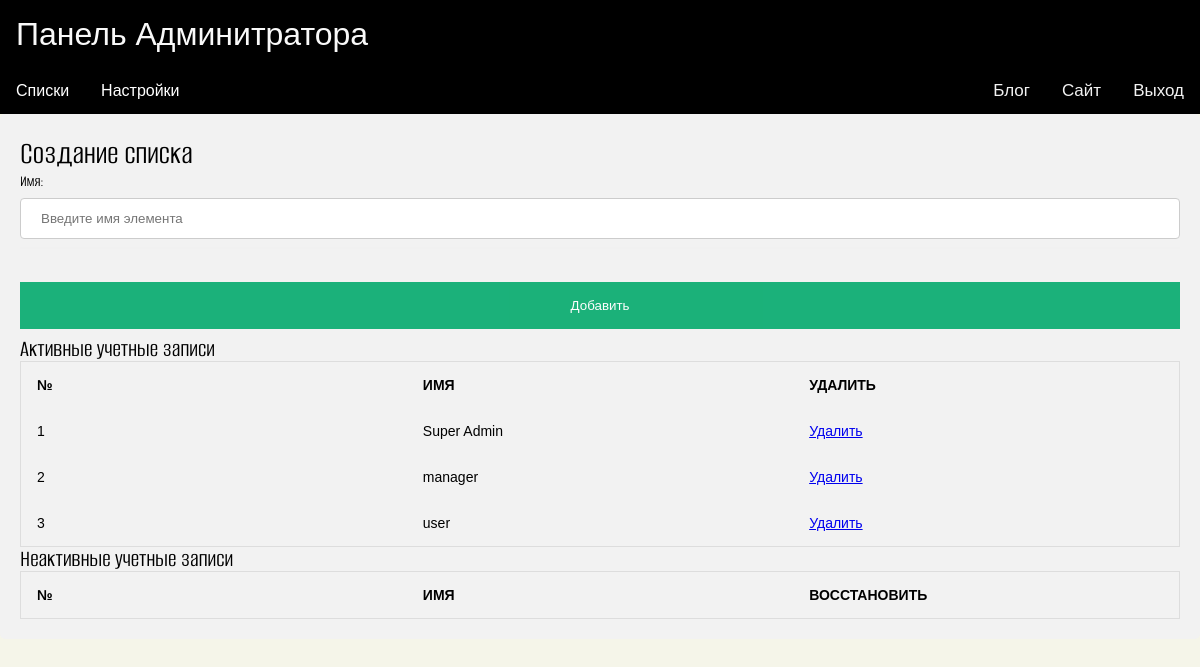
The app's page /admin/list-role.php (signed in) with its own data.
### tables this page shows
CREATE TABLE `categories` (
  `id` int(11) NOT NULL,
  `name` text NOT NULL,
  `parent_id` int(11) NOT NULL,
  `order` int(11) NOT NULL,
  `url` varchar(255) NOT NULL,
  `user_id` int(11) NOT NULL,
  `date` timestamp NOT NULL DEFAULT CURRENT_TIMESTAMP,
  `status` varchar(20) NOT NULL DEFAULT 'ok'
);

### admin/list-role.php (called while the page is built)
<?php
include "includes/list.php";
?>

### admin/includes/list.php (the view, shortened to what this page needs)
<?php
include "../db.php";
include "./includes/header.php";
$url_full = basename($_SERVER['REQUEST_URI']);
$url_array = explode("?", $url_full);
$url = $url_array[0];
?>
<div class="form-container">
    <h2>Создание списка</h2>
    <form method="post">
        <label class="form-label" for="name">Имя:</label>
        <input class="form-input" placeholder="Введите имя элемента" name="name" type="text">
        <hr>
        <button type="submit" class="registerbtn">Добавить</button>
    </form>
    <h3>Активные учетные записи</h3>
    <table class="table">
        <thead>
            <tr>
                <th>№</th>
                <th>Имя</th>
                <th>Удалить</th>
            </tr>
        </thead>
        <tbody>
        <?php
        $cnt = 0;
        $sql = "SELECT * FROM `categories` where `url`='{$url}' and `status`='ok'";
        $data = mysqli_query($db, $sql);
        while($item = mysqli_fetch_assoc($data)) { ?>
            <tr>
                <td><?=++$cnt; ?></td>
                <td><?=$item['name']; ?></td>
                <td><a href='?del=<?=$item['id'];?>'>Удалить</a></td>
            </tr>
        <?php }; ?>
        </tbody>
    </table>
    <h3>Неактивные учетные записи</h3>
    <table class="table">
        <thead>
            <tr>
                <th>№</th>
                <th>Имя</th>
                <th>Восстановить</th>
            </tr>
        </thead>
    </table>
</div>

### css/styles.css (style rules this page uses)
:root { --main-color: #f5f5e9; --main-color1: #fff; --main-color2: #64DFDF; --main-color3: #5e696a; --color-footer: #48BFE3; --text-main-color: black; --secondary-color: #444668; --secondary-color1: #5390D9; --secondary-color2: #5E60CE; --secondary-color3: #41394e; --secondary-footer: #2b2130; --text-secondary-color: white; }
html { font-family: 'AlumniSans', sans-serif; }
body { -webkit-transition: 0.5s; transition: 0.5s; background-color: var(--main-color); }
h2 { font-size: 32px; line-height: 40px; color: var(--text-main-color); }
h3 { font-size: 24px; color: var(--text-main-color); }
table { border-collapse: collapse; border-spacing: 0; width: 100%; border: 1px solid #ddd; table-layout: fixed; font-family: Arial; }
th, td { vertical-align: middle; padding: 16px; font-size: 14px; text-align: left; }
th { text-transform: uppercase; font-weight: 900; }
th:first-child, td:first-child { text-align: left; }
tr:nth-child(even) { background-color: #f2f2f2; }
.form-container { border-radius: 5px; background-color: #f2f2f2; padding: 20px; }
.form-input[type=text], .form-input[type=password] { width: 100%; padding: 12px 20px; margin: 8px 0; display: block; border: 1px solid #ccc; border-radius: 4px; -webkit-box-sizing: border-box; box-sizing: border-box; }
hr { border: 1px solid #f1f1f1; margin-bottom: 25px; }
.registerbtn { background-color: #04AA6D; color: white; padding: 16px 20px; margin: 8px 0; border: none; cursor: pointer; width: 100%; opacity: 0.9; }
:root { --card-img-height: 200px; }

### records on screen
categories: name "Super Admin"
categories: name "manager"
categories: name "user"
